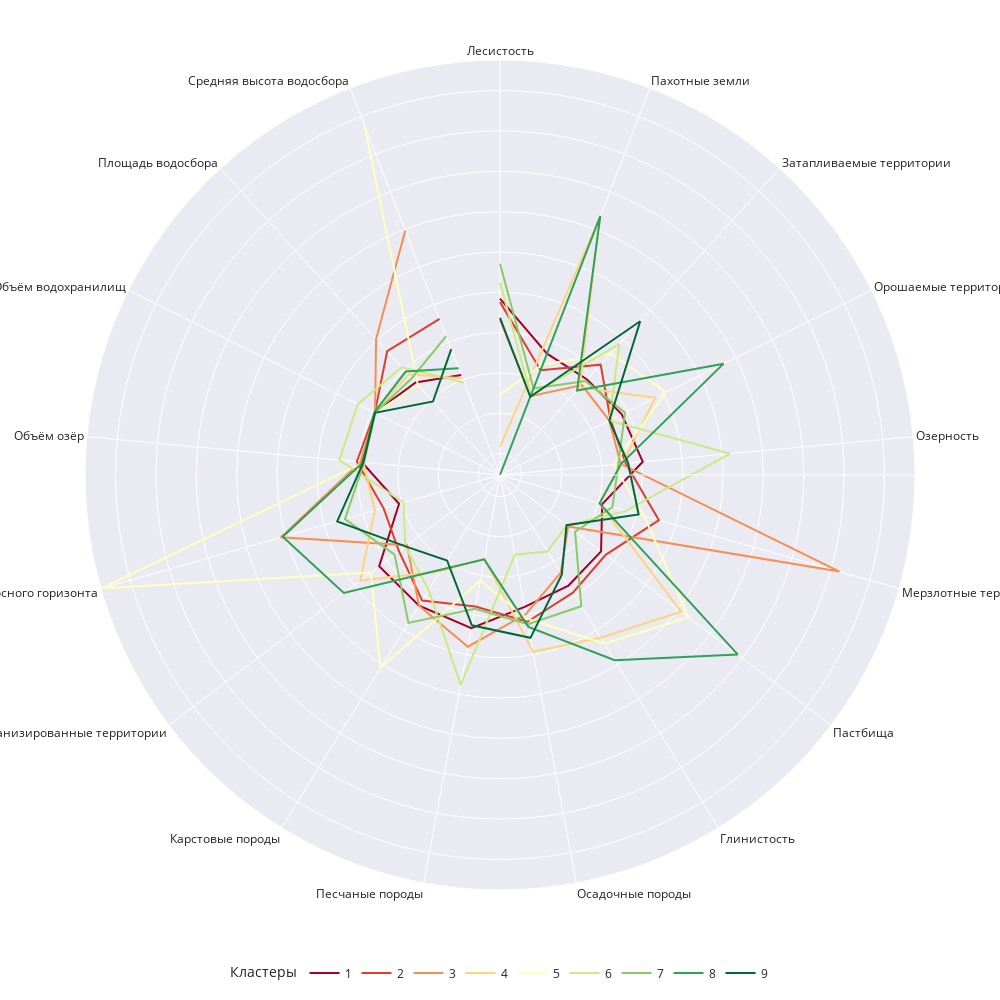

Notebook code cell kept with this figure:
### Code cell
cmap_name: str = "RdYlGn"
cmap = cm.get_cmap(cmap_name, number_of_clusters)
color_list = [mcolors.rgb2hex(cmap(i)) for i in range(cmap.N)]

fig_polar = px.line_polar(
    polar,
    r="value",
    theta="variable",
    color="Кластер",
    color_discrete_sequence=color_list,
    template="seaborn",
    height=1000,
    width=1000,
)
fig_polar.update_layout(
    polar=dict(
        radialaxis=dict(showticklabels=False, ticks=""),
        angularaxis=dict(showticklabels=True, tickangle=0),
    ),
    legend_title_text="Кластеры",
    legend=dict(
        orientation="h",
        yanchor="middle",
        y=-0.1,
        xanchor="center",
        x=0.5,
        bgcolor=None,
        bordercolor="Black",
        borderwidth=0,
    ),
)
# fig_polar.write_image("./images/cluster_importance_tft.png")
fig_polar

### Figure 1 — Plotly figure (JSON) as saved in the notebook; plotly's stock layout.template omitted (floating-point values rounded to 4 significant figures)
{"data": [{"hovertemplate": "Кластер=1<br>value=%{r}<br>variable=%{theta}<extra></extra>", "legendgroup": "1", "line": {"color": "#a50026", "dash": "solid"}, "marker": {"symbol": "circle"}, "mode": "lines", "name": "1", "r": [0.4203, -0.1527, -0.1636, -0.07918, 0.01216, -0.4486, -0.1956, -0.1535, -0.1024, 0.1661, 0.1399, 0.1119, -0.4647, -0.04539, -0.03103, -0.2136, -0.4361], "showlegend": true, "subplot": "polar", "theta": ["Лесистость", "Пахотные земли", "Затапливаемые территории", "Орошаемые территории", "Озерность", "Мерзлотные территории", "Пастбища", "Глинистость", "Осадочные породы", "Песчаные породы", "Карстовые породы", "Урбанизированные территории", "Глубина первого водоносного горизонта", "Объём озёр", "Объём водохранилищ", "Площадь водосбора", "Средняя высота водосбора"], "type": "scatterpolar"}, {"hovertemplate": "Кластер=2<br>value=%{r}<br>variable=%{theta}<extra></extra>", "legendgroup": "2", "line": {"color": "#de3f2e", "dash": "solid"}, "marker": {"symbol": "circle"}, "mode": "lines", "name": "2", "r": [0.3776, -0.3728, 0.08579, -0.2346, -0.201, 0.2826, -0.1235, -0.04915, 0.08553, -0.1068, 0.06561, -0.196, -0.2648, 0.01731, -0.03215, 0.3106, 0.3094], "showlegend": true, "subplot": "polar", "theta": ["Лесистость", "Пахотные земли", "Затапливаемые территории", "Орошаемые территории", "Озерность", "Мерзлотные территории", "Пастбища", "Глинистость", "Осадочные породы", "Песчаные породы", "Карстовые породы", "Урбанизированные территории", "Глубина первого водоносного горизонта", "Объём озёр", "Объём водохранилищ", "Площадь водосбора", "Средняя высота водосбора"], "type": "scatterpolar"}, {"hovertemplate": "Кластер=3<br>value=%{r}<br>variable=%{theta}<extra></extra>", "legendgroup": "3", "line": {"color": "#f88d52", "dash": "solid"}, "marker": {"symbol": "circle"}, "mode": "lines", "name": "3", "r": [0.1613, -0.718, -0.2576, -0.2514, -0.2637, 2.61, -0.7071, -0.3385, -0.01239, 0.4004, 0.1414, -0.3203, 1.06, -0.02881, -0.03536, 0.515, 1.484], "showlegend": true, "subplot": "polar", "theta": ["Лесистость", "Пахотные земли", "Затапливаемые территории", "Орошаемые территории", "Озерность", "Мерзлотные территории", "Пастбища", "Глинистость", "Осадочные породы", "Песчаные породы", "Карстовые породы", "Урбанизированные территории", "Глубина первого водоносного горизонта", "Объём озёр", "Объём водохранилищ", "Площадь водосбора", "Средняя высота водосбора"], "type": "scatterpolar"}, {"hovertemplate": "Кластер=4<br>value=%{r}<br>variable=%{theta}<extra></extra>", "legendgroup": "4", "line": {"color": "#fed380", "dash": "solid"}, "marker": {"symbol": "circle"}, "mode": "lines", "name": "4", "r": [-1.413, 1.657, -0.2973, 0.3829, -0.2421, -0.4829, 1.047, 0.6063, 0.4636, -0.709, -0.3617, 0.4056, -0.1522, -0.06368, -0.03051, -0.08076, -0.4803], "showlegend": true, "subplot": "polar", "theta": ["Лесистость", "Пахотные земли", "Затапливаемые территории", "Орошаемые территории", "Озерность", "Мерзлотные территории", "Пастбища", "Глинистость", "Осадочные породы", "Песчаные породы", "Карстовые породы", "Урбанизированные территории", "Глубина первого водоносного горизонта", "Объём озёр", "Объём водохранилищ", "Площадь водосбора", "Средняя высота водосбора"], "type": "scatterpolar"}, {"hovertemplate": "Кластер=5<br>value=%{r}<br>variable=%{theta}<extra></extra>", "legendgroup": "5", "line": {"color": "#ffffbf", "dash": "solid"}, "marker": {"symbol": "circle"}, "mode": "lines", "name": "5", "r": [-0.769, -0.2969, 0.2722, 0.5366, -0.3542, 0.0945, 1.162, 0.6925, 0.04464, -0.4323, 1.046, 0.2421, 3.379, -0.07346, -0.03532, -0.2552, 2.887], "showlegend": true, "subplot": "polar", "theta": ["Лесистость", "Пахотные земли", "Затапливаемые территории", "Орошаемые территории", "Озерность", "Мерзлотные территории", "Пастбища", "Глинистость", "Осадочные породы", "Песчаные породы", "Карстовые породы", "Урбанизированные территории", "Глубина первого водоносного горизонта", "Объём озёр", "Объём водохранилищ", "Площадь водосбора", "Средняя высота водосбора"], "type": "scatterpolar"}, {"hovertemplate": "Кластер=6<br>value=%{r}<br>variable=%{theta}<extra></extra>", "legendgroup": "6", "line": {"color": "#ccea83", "dash": "solid"}, "marker": {"symbol": "circle"}, "mode": "lines", "name": "6", "r": [0.6208, -0.7059, 0.4319, -0.2514, 1.098, -0.1416, -0.7283, -0.6501, -0.7603, 0.8828, -0.08583, -0.2941, -0.5222, 0.2342, 0.204, 0.04199, -0.5396], "showlegend": true, "subplot": "polar", "theta": ["Лесистость", "Пахотные земли", "Затапливаемые территории", "Орошаемые территории", "Озерность", "Мерзлотные территории", "Пастбища", "Глинистость", "Осадочные породы", "Песчаные породы", "Карстовые породы", "Урбанизированные территории", "Глубина первого водоносного горизонта", "Объём озёр", "Объём водохранилищ", "Площадь водосбора", "Средняя высота водосбора"], "type": "scatterpolar"}, {"hovertemplate": "Кластер=7<br>value=%{r}<br>variable=%{theta}<extra></extra>", "legendgroup": "7", "line": {"color": "#86cb66", "dash": "solid"}, "marker": {"symbol": "circle"}, "mode": "lines", "name": "7", "r": [0.8531, -0.6142, -0.1906, -0.03512, -0.2923, -0.3154, -0.5986, 0.1474, 0.1176, -0.07785, 0.3907, -0.128, 0.2327, -0.07317, -0.03545, -0.1424, 0.08185], "showlegend": true, "subplot": "polar", "theta": ["Лесистость", "Пахотные земли", "Затапливаемые территории", "Орошаемые территории", "Озерность", "Мерзлотные территории", "Пастбища", "Глинистость", "Осадочные породы", "Песчаные породы", "Карстовые породы", "Урбанизированные территории", "Глубина первого водоносного горизонта", "Объём озёр", "Объём водохранилищ", "Площадь водосбора", "Средняя высота водосбора"], "type": "scatterpolar"}, {"hovertemplate": "Кластер=8<br>value=%{r}<br>variable=%{theta}<extra></extra>", "legendgroup": "8", "line": {"color": "#2da155", "dash": "solid"}, "marker": {"symbol": "circle"}, "mode": "lines", "name": "8", "r": [-1.766, 1.676, -0.3465, 1.331, -0.2579, -0.4822, 1.926, 0.9358, 0.1499, -0.7014, -0.3878, 0.6611, 1.035, -0.06048, -0.024, -0.03078, -0.3455], "showlegend": true, "subplot": "polar", "theta": ["Лесистость", "Пахотные земли", "Затапливаемые территории", "Орошаемые территории", "Озерность", "Мерзлотные территории", "Пастбища", "Глинистость", "Осадочные породы", "Песчаные породы", "Карстовые породы", "Урбанизированные территории", "Глубина первого водоносного горизонта", "Объём озёр", "Объём водохранилищ", "Площадь водосбора", "Средняя высота водосбора"], "type": "scatterpolar"}, {"hovertemplate": "Кластер=9<br>value=%{r}<br>variable=%{theta}<extra></extra>", "legendgroup": "9", "line": {"color": "#006837", "dash": "solid"}, "marker": {"symbol": "circle"}, "mode": "lines", "name": "9", "r": [0.1812, -0.7261, 0.8142, -0.2514, -0.1702, 0.02121, -0.7326, -0.3106, 0.2884, 0.1307, -0.5196, -0.2982, 0.3327, -0.06397, -0.03552, -0.5324, -0.09297], "showlegend": true, "subplot": "polar", "theta": ["Лесистость", "Пахотные земли", "Затапливаемые территории", "Орошаемые территории", "Озерность", "Мерзлотные территории", "Пастбища", "Глинистость", "Осадочные породы", "Песчаные породы", "Карстовые породы", "Урбанизированные территории", "Глубина первого водоносного горизонта", "Объём озёр", "Объём водохранилищ", "Площадь водосбора", "Средняя высота водосбора"], "type": "scatterpolar"}], "layout": {"height": 1000, "legend": {"bordercolor": "Black", "borderwidth": 0, "orientation": "h", "title": {"text": "Кластеры"}, "tracegroupgap": 0, "x": 0.5, "xanchor": "center", "y": -0.1, "yanchor": "middle"}, "margin": {"t": 60}, "polar": {"angularaxis": {"direction": "clockwise", "rotation": 90, "showticklabels": true, "tickangle": 0}, "domain": {"x": [0, 1], "y": [0, 1]}, "radialaxis": {"showticklabels": false, "ticks": ""}}, "width": 1000}}
